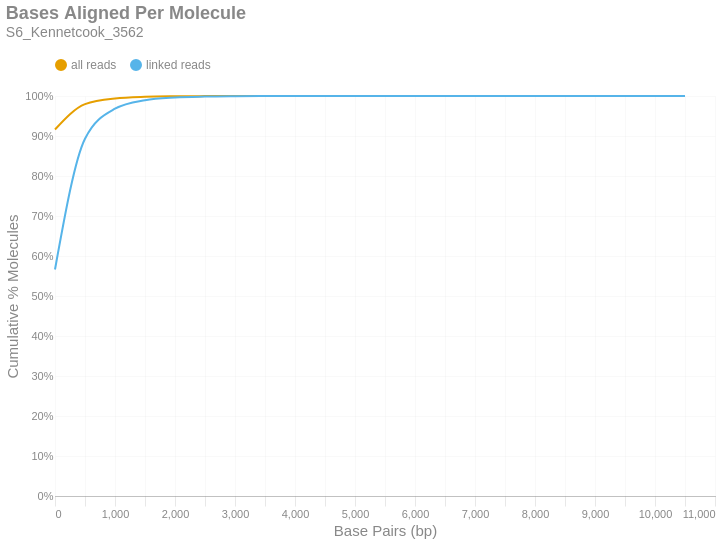

The cell this chart's notebook holds for it:
### Markdown cell above
### Bases Aligned Per Molecule
This is a cumulative frequency distribution showing the number of base pairs aligned per unique molecule. These data are shown in 500 bp bins. There are two distributions: one with `all reads` (yellow) and another with only `linked reads` (blue). The percent of molecules in the `linked reads` distribution is relative to the total number of linked molecules.

### Code cell
if SKIPLR:
    print_html(f"Skipped")
else:
    binned_df = consolidated_hist(valids['aligned_bp'], mask, 500, True)
    with SafeRender(binned_df):
        (
            density_plot(binned_df, 'Bases Aligned Per Molecule', samplename, 'basesper')
            .encode(
                x=alt.X('bin:Q', title="Base Pairs (bp)").axis(tickMinStep=500).scale(padding=0),
                y=alt.Y('value:Q', title='Cumulative % Molecules')
                    .axis(format='%')
                    .scale(domain = [0,1])
                    .stack(False),
                color=alt.Color("key:N").scale(domain = ["all reads", "linked reads"]),
                tooltip = [
                    alt.Tooltip("key:N", title = "Data Type"),
                    alt.Tooltip("range_label:N", title="Bases Aligned Per Molecule"),
                    alt.Tooltip("value:Q", format = ".2%", title="% Molecules (Cum.)")
                ]
            )
        ).display()

### Figure 1 — Vega-Lite specification as saved in the notebook (floating-point values rounded to 4 significant figures)
{"width": "container", "height": 400, "config": {"title": {"anchor": "start", "dy": -15, "fontSize": 18, "color": "#888888", "subtitleColor": "#888888", "subtitleFontSize": 14}, "arc": {"fill": "#0072B2"}, "axis": {"domainColor": "#888888", "domainWidth": 0.5, "gridWidth": 0.2, "grid": false, "titleFontWeight": 400, "titleFontSize": 15, "labelFontSize": 11, "labelColor": "#888888", "tickColor": "#888888", "tickWidth": 0.2, "titleColor": "#888888"}, "axisBand": {"grid": false}, "axisX": {"grid": true, "tickSize": 10, "domainCap": "round"}, "axisY": {"domain": false, "grid": true, "tickSize": 0, "domainCap": "round"}, "background": "transparent", "header": {"labelFontSize": 15, "labelColor": "#888888", "titleFontSize": 15, "titleFontWeight": 600, "titleColor": "#888888"}, "legend": {"labelFont": "sans-serif", "labelFontSize": 12, "labelColor": "#888888", "symbolSize": 100, "symbolType": "circle", "titleFontSize": 12, "titlePadding": 10, "titleColor": "#888888", "title": null, "orient": "top"}, "range": {"category": ["#E69F00", "#56B4E9", "#009E73", "#F0E442", "#0072B2", "#D55E00", "#CC79A7", "#000000"], "diverging": ["#cfe8f3", "#a2d4ec", "#73bfe2", "#46abdb", "#1696d2", "#12719e"]}, "area": {"fill": "#0072B2", "fillOpacity": 0.7, "line": true, "strokeOpacity": 0.7}, "line": {"color": "#0072B2", "stroke": "#0072B2", "strokeWidth": 2}, "trail": {"color": "#0072B2", "stroke": "#0072B2", "strokeWidth": 0, "size": 1}, "point": {"filled": true, "fillOpacity": 1.0, "size": 95}, "text": {"color": "#888888", "fontSize": 11, "align": "right", "fontWeight": 400, "size": 11}, "bar": {"fill": "#0072B2", "stroke": null}, "view": {"stroke": null, "continuousWidth": 660, "continuousHeight": 400}}, "data": {"name": "data-a97f6db694ac9ac657d3a2a061bda94a"}, "mark": {"type": "line", "interpolate": "monotone", "point": {"opacity": 0, "size": 275}}, "encoding": {"color": {"field": "key", "scale": {"domain": ["all reads", "linked reads"]}, "type": "nominal"}, "tooltip": [{"field": "key", "title": "Data Type", "type": "nominal"}, {"field": "range_label", "title": "Bases Aligned Per Molecule", "type": "nominal"}, {"field": "value", "format": ".2%", "title": "% Molecules (Cum.)", "type": "quantitative"}], "x": {"axis": {"tickMinStep": 500}, "field": "bin", "scale": {"padding": 0}, "title": "Base Pairs (bp)", "type": "quantitative"}, "y": {"axis": {"format": "%"}, "field": "value", "scale": {"domain": [0, 1]}, "stack": false, "title": "Cumulative % Molecules", "type": "quantitative"}}, "params": [{"name": "param_c36ac31b6afebe62", "select": {"type": "point", "fields": ["key"]}, "bind": "legend"}], "title": {"text": "Bases Aligned Per Molecule", "subtitle": "S6_Kennetcook_3562"}, "transform": [{"fold": ["all reads (cumsum)", "linked reads (cumsum)"]}, {"calculate": "replace(datum.key, ' (cumsum)', '')", "as": "key"}, {"filter": {"param": "param_c36ac31b6afebe62"}}], "usermeta": {"embedOptions": {"downloadFileName": "S6_Kennetcook_3562.basesper"}}, "$schema": "https://vega.github.io/schema/vega-lite/v6.1.0.json", "datasets": {"data-a97f6db694ac9ac657d3a2a061bda94a": [{"bin": "0.0", "interval": "0.0-500.0", "all reads": 0.9162, "linked reads": 0.5664, "all reads (cumsum)": 0.9162, "linked reads (cumsum)": 0.5664, "range_label": "0-499"}, {"bin": "500.0", "interval": "500.0-1000.0", "all reads": 0.06337, "linked reads": 0.3269, "all reads (cumsum)": 0.9796, "linked reads (cumsum)": 0.8932, "range_label": "500-999"}, {"bin": "1000.0", "interval": "1000.0-1500.0", "all reads": 0.01434, "linked reads": 0.07497, "all reads (cumsum)": 0.9939, "linked reads (cumsum)": 0.9682, "range_label": "1000-1499"}, {"bin": "1500.0", "interval": "1500.0-2000.0", "all reads": 0.004077, "linked reads": 0.02132, "all reads (cumsum)": 0.998, "linked reads (cumsum)": 0.9895, "range_label": "1500-1999"}, {"bin": "2000.0", "interval": "2000.0-2500.0", "all reads": 0.001301, "linked reads": 0.006804, "all reads (cumsum)": 0.9993, "linked reads (cumsum)": 0.9963, "range_label": "2000-2499"}, {"bin": "2500.0", "interval": "2500.0-3000.0", "all reads": 0.0004421, "linked reads": 0.002312, "all reads (cumsum)": 0.9997, "linked reads (cumsum)": 0.9986, "range_label": "2500-2999"}, {"bin": "3000.0", "interval": "3000.0-3500.0", "all reads": 0.0001615, "linked reads": 0.0008447, "all reads (cumsum)": 0.9999, "linked reads (cumsum)": 0.9995, "range_label": "3000-3499"}, {"bin": "3500.0", "interval": "3500.0-4000.0", "all reads": 5.969e-05, "linked reads": 0.0003121, "all reads (cumsum)": 1.0, "linked reads (cumsum)": 0.9998, "range_label": "3500-3999"}, {"bin": "4000.0", "interval": "4000.0-4500.0", "all reads": 2.345e-05, "linked reads": 0.0001226, "all reads (cumsum)": 1.0, "linked reads (cumsum)": 0.9999, "range_label": "4000-4499"}, {"bin": "4500.0", "interval": "4500.0-5000.0", "all reads": 1.172e-05, "linked reads": 6.131e-05, "all reads (cumsum)": 1.0, "linked reads (cumsum)": 1.0, "range_label": "4500-4999"}, {"bin": "5000.0", "interval": "5000.0-5500.0", "all reads": 3.671e-06, "linked reads": 1.92e-05, "all reads (cumsum)": 1.0, "linked reads (cumsum)": 1.0, "range_label": "5000-5499"}, {"bin": "5500.0", "interval": "5500.0-6000.0", "all reads": 1.421e-06, "linked reads": 7.431e-06, "all reads (cumsum)": 1.0, "linked reads (cumsum)": 1.0, "range_label": "5500-5999"}, {"bin": "6000.0", "interval": "6000.0-6500.0", "all reads": 1.421e-06, "linked reads": 7.431e-06, "all reads (cumsum)": 1.0, "linked reads (cumsum)": 1.0, "range_label": "6000-6499"}, {"bin": "6500.0", "interval": "6500.0-7000.0", "all reads": 3.553e-07, "linked reads": 1.858e-06, "all reads (cumsum)": 1.0, "linked reads (cumsum)": 1.0, "range_label": "6500-6999"}, {"bin": "7000.0", "interval": "7000.0-7500.0", "all reads": 1.184e-07, "linked reads": 6.193e-07, "all reads (cumsum)": 1.0, "linked reads (cumsum)": 1.0, "range_label": "7000-7499"}, {"bin": "7500.0", "interval": "7500.0-8000.0", "all reads": 2.368e-07, "linked reads": 1.239e-06, "all reads (cumsum)": 1.0, "linked reads (cumsum)": 1.0, "range_label": "7500-7999"}, {"bin": "8000.0", "interval": "8000.0-8500.0", "all reads": 0.0, "linked reads": 0.0, "all reads (cumsum)": 1.0, "linked reads (cumsum)": 1.0, "range_label": "8000-8499"}, {"bin": "8500.0", "interval": "8500.0-9000.0", "all reads": 0.0, "linked reads": 0.0, "all reads (cumsum)": 1.0, "linked reads (cumsum)": 1.0, "range_label": "8500-8999"}, {"bin": "9000.0", "interval": "9000.0-9500.0", "all reads": 0.0, "linked reads": 0.0, "all reads (cumsum)": 1.0, "linked reads (cumsum)": 1.0, "range_label": "9000-9499"}, {"bin": "9500.0", "interval": "9500.0-10000.0", "all reads": 0.0, "linked reads": 0.0, "all reads (cumsum)": 1.0, "linked reads (cumsum)": 1.0, "range_label": "9500-9999"}, {"bin": "10000.0", "interval": "10000.0-10500.0", "all reads": 0.0, "linked reads": 0.0, "all reads (cumsum)": 1.0, "linked reads (cumsum)": 1.0, "range_label": "10000-10499"}, {"bin": "10500.0", "interval": "10500.0-11000.0", "all reads": 1.184e-07, "linked reads": 6.193e-07, "all reads (cumsum)": 1.0, "linked reads (cumsum)": 1.0, "range_label": "10500-10999"}]}}
